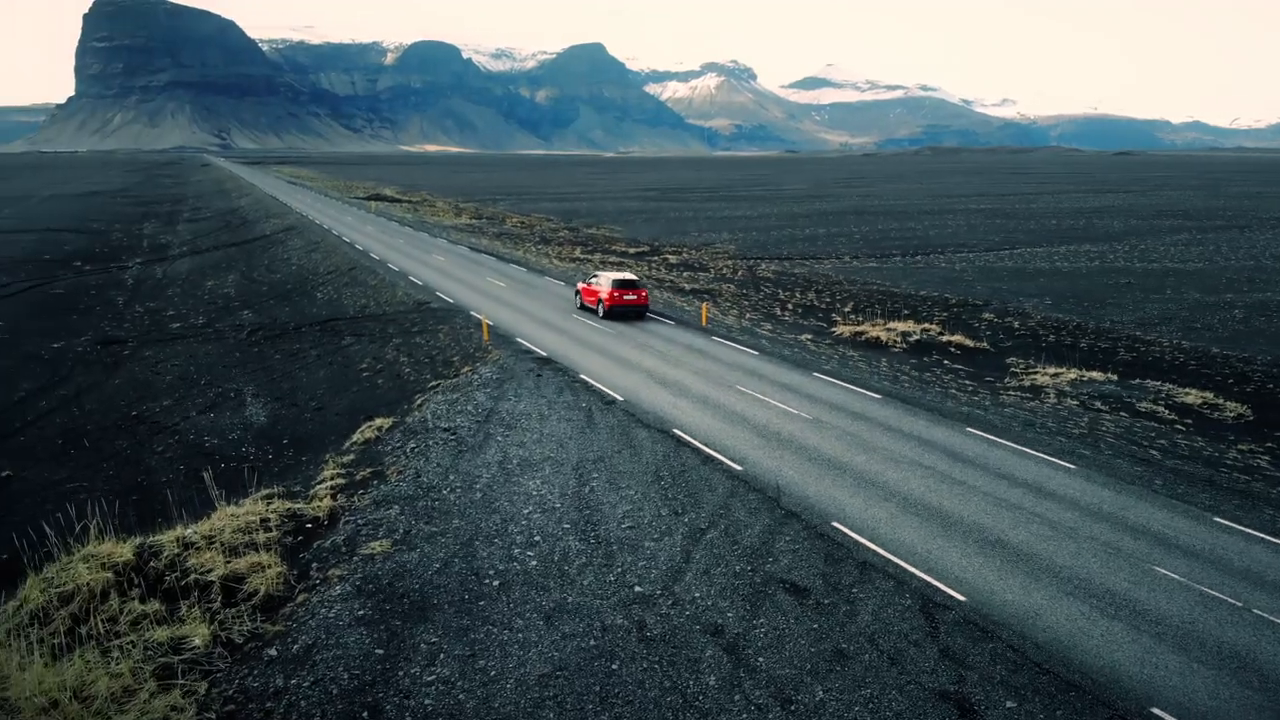
#> input picture frame 22 of car.mp4, 1280 x 720 px
$ jupyter execute lesson10.ipynb
#> lines starting #> are read from the running program, lines starting #| are printed output that depends on the picture; after the words box and inside, x2 and y2 are one past the last pixel; in counts of white or black regions, pixels touching at a corner belong together
[cell 1]
import cv2
import numpy as np

[cell 2]
cap = cv2.VideoCapture('car.mp4')

cv2.namedWindow('tracks')
cv2.createTrackbar('lower', 'tracks', 0, 255, lambda x: None)
cv2.createTrackbar('upper', 'tracks', 0, 255, lambda x: None)

while True:
    ret, frame = cap.read()
#> frame is the input picture: shape (720, 1280, 3); mean B, G, R 90.4, 86.6, 72.1

    if ret:
        frame = cv2.bilateralFilter(frame, 9, 75, 75)
        gray_frame = cv2.cvtColor(frame, cv2.COLOR_BGR2GRAY)
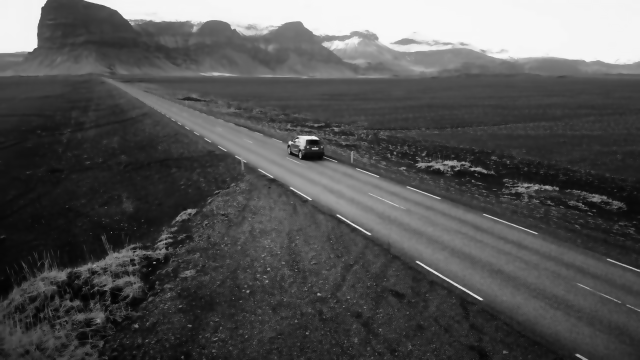
#> gray_frame: shape (720, 1280) (shown at 1/2 size); min 2, max 248, mean 82.4
        canny_frame = cv2.Canny(gray_frame,
                                cv2.getTrackbarPos('lower', 'tracks'),
                                cv2.getTrackbarPos('upper', 'tracks'))
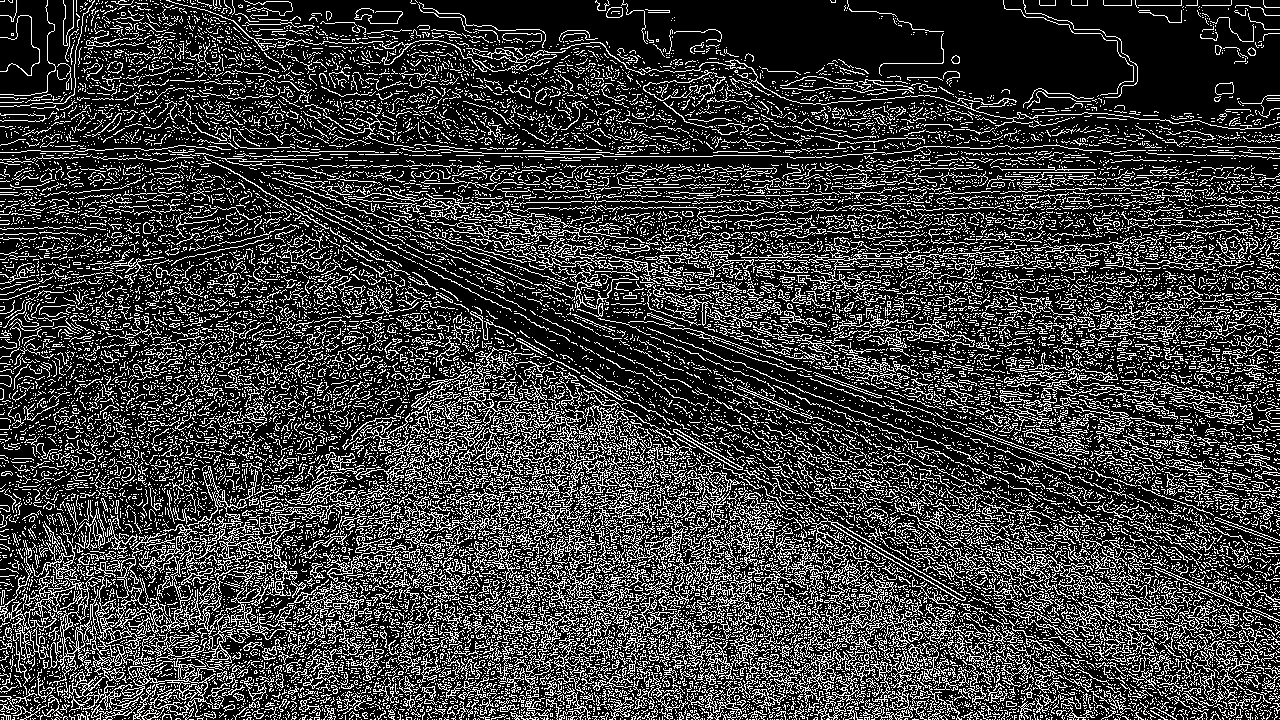
#> canny_frame: shape (720, 1280); 23.8% white in thin lines or dots
        dilate_frame = cv2.dilate(canny_frame, np.ones((5, 5)), iterations=1)
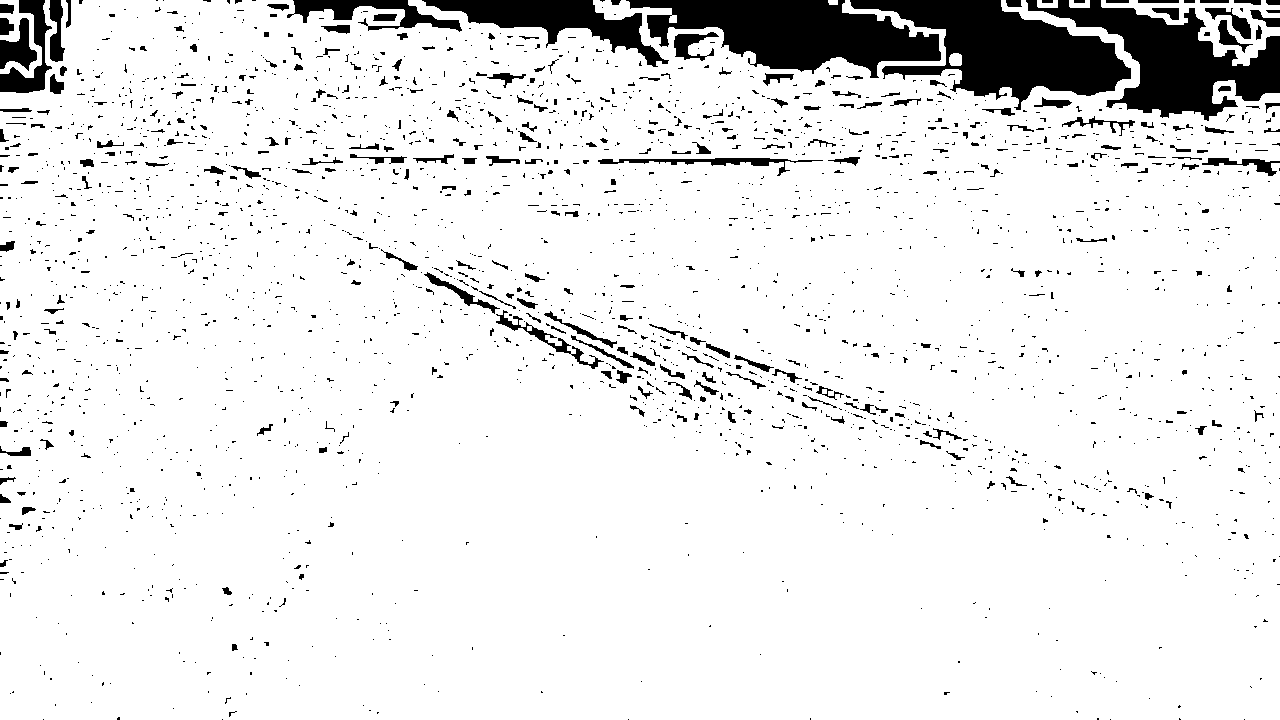
#> dilate_frame: shape (720, 1280); 91.3% white; 2534 black regions (2236 under 20 px)

        contours, _ = cv2.findContours(dilate_frame, cv2.RETR_EXTERNAL, cv2.CHAIN_APPROX_NONE)
#> contours = 7 contours; box (x1, y1, x2, y2) and area: (0, 0, 1280, 720) 857542, (1101, 0, 1280, 66) 4464, (0, 0, 42, 78) 992, (949, 53, 962, 66) 131, (1069, 0, 1090, 8) 104, (1037, 0, 1058, 8) 104, (828, 0, 838, 5) 34
        contours = sorted(contours, key=cv2.contourArea, reverse=True)

        for contour in contours:
            area = cv2.contourArea(contour)
            if area > 100:
                cv2.drawContours(frame, contour, -1, (0, 255, 0), 3)
                p = cv2.arcLength(contour, True)
                verts = cv2.approxPolyDP(contour,0.01*p, True)
                x, y, w, h = cv2.boundingRect(verts)
                cv2.rectangle(frame, (x, y), (x+w, y+h), (0, 0, 256), 4)
#> this loop made 7 passes
#> (area, p, x, y, w, h) on passes 1 to 6: (857541.5, 7069.6, 0, 0, 1280, 720), (4464.5, 661, 1101, 0, 179, 66), (992.5, 406.9, 0, 0, 42, 78), (131, 43.31, 949, 53, 13, 13), (104.5, 58.24, 1069, 0, 21, 8), (104.5, 58.24, 1037, 0, 21, 8)
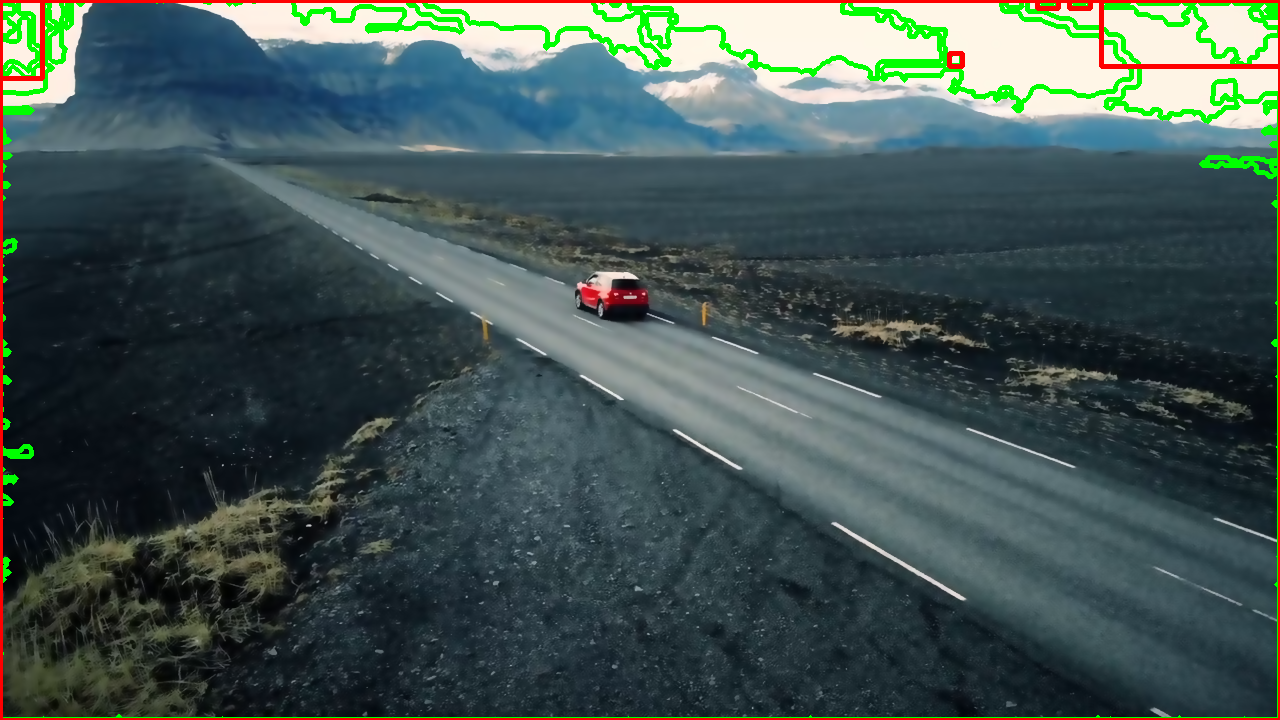
#> frame: shape (720, 1280, 3); mean B, G, R 83.2, 85.6, 67.9

        cv2.imshow('original', frame)
        cv2.imshow('canny', canny_frame)
        cv2.imshow('dilate', dilate_frame)
    else:
        cap.set(cv2.CAP_PROP_POS_FRAMES, 0)
        continue

    if cv2.waitKey(1) & 0xFF == 27:
#> (key Esc is pressed here)
        break
cv2.destroyAllWindows()

$ run again, starting later in the video
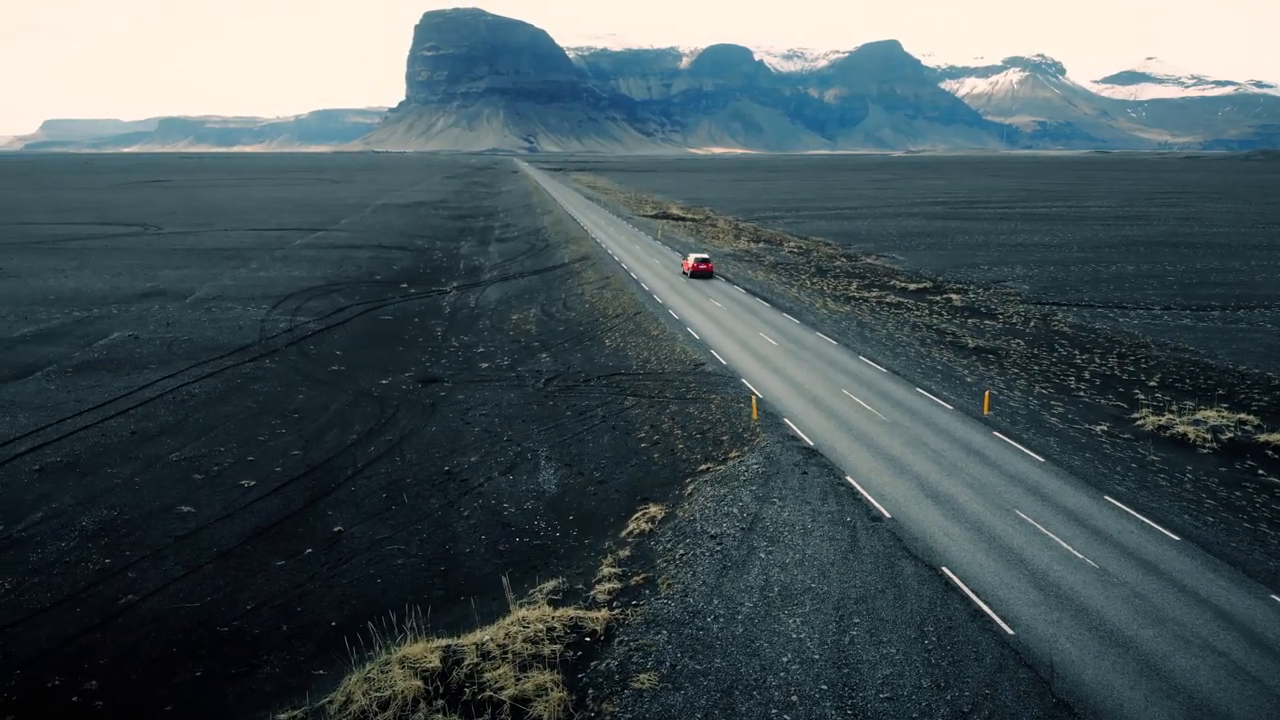
#> input picture frame 99 of car.mp4, 1280 x 720 px
#> frame is the input picture: shape (720, 1280, 3); mean B, G, R 89.3, 85.2, 71.1
#> `canny_frame = cv2.Canny(gray_frame, cv2.getTrackbarPos('lower', 'track..`:
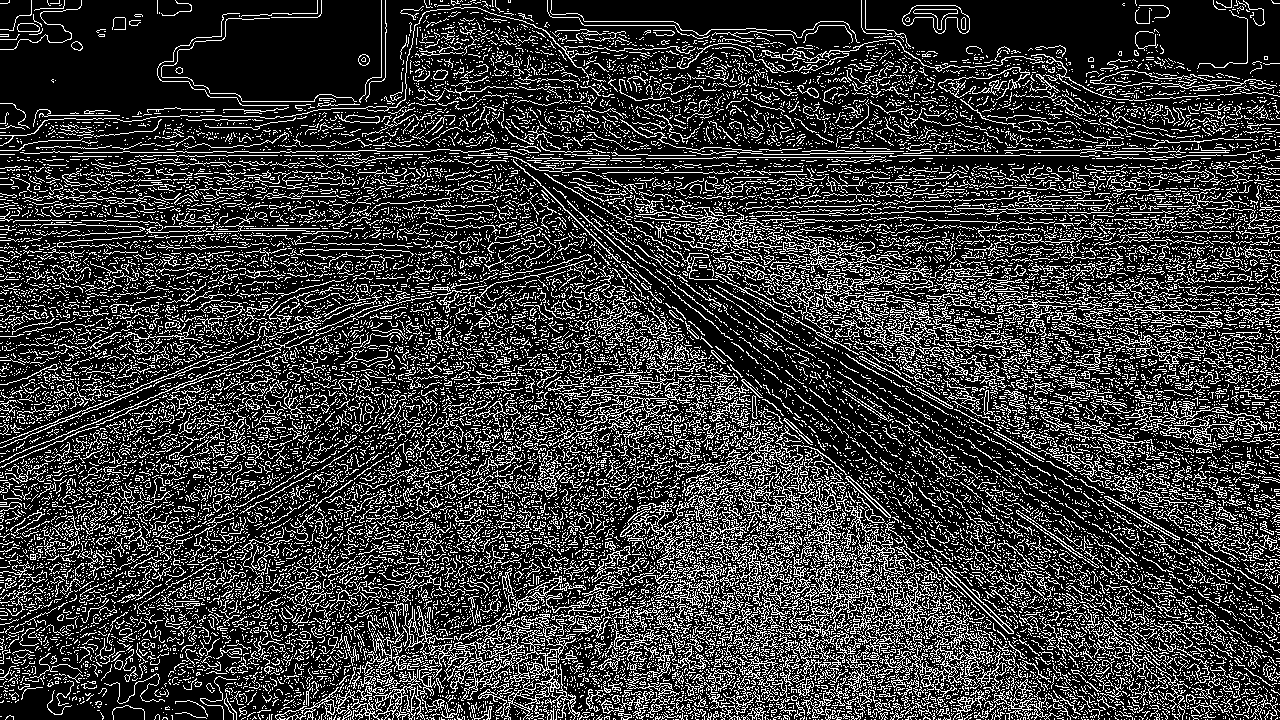
#> canny_frame: shape (720, 1280); 22.5% white in thin lines or dots
#> dilate_frame: shape (720, 1280); 90.4% white; 2820 black regions (2512 under 20 px)
#> contours = 14 contours; largest, box (x1, y1, x2, y2) and area: (0, 0, 1280, 720) 849915, (0, 0, 85, 53) 2424, (900, 3, 972, 36) 1550, (1133, 0, 1172, 26) 723, (110, 12, 145, 32) 458
#> the loop `for contour in contours:` made 14 passes
#> (area, p, x, y, w, h) on passes 1 to 8: (849915, 6574.1, 0, 0, 1280, 720), (2424, 404.7, 0, 0, 85, 53), (1549.5, 227.6, 900, 3, 72, 33), (723, 118.6, 1133, 0, 39, 26), (458, 107.8, 110, 12, 35, 20), (328, 153.1, 155, 0, 39, 18), (199, 52.97, 356, 52, 16, 16), (126, 44.49, 94, 27, 14, 12)
#> after the loop `for contour in contours:`:
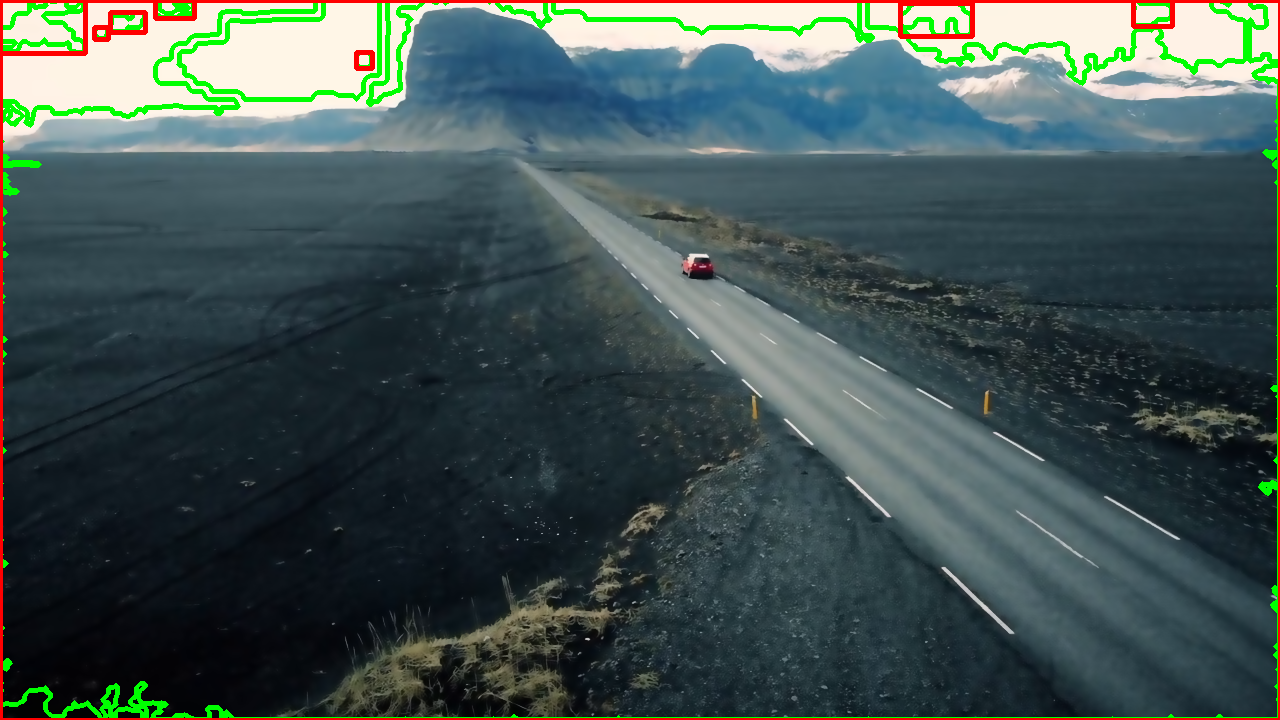
#> frame: shape (720, 1280, 3); mean B, G, R 82.6, 84.2, 67.6

$ run again, starting later in the video
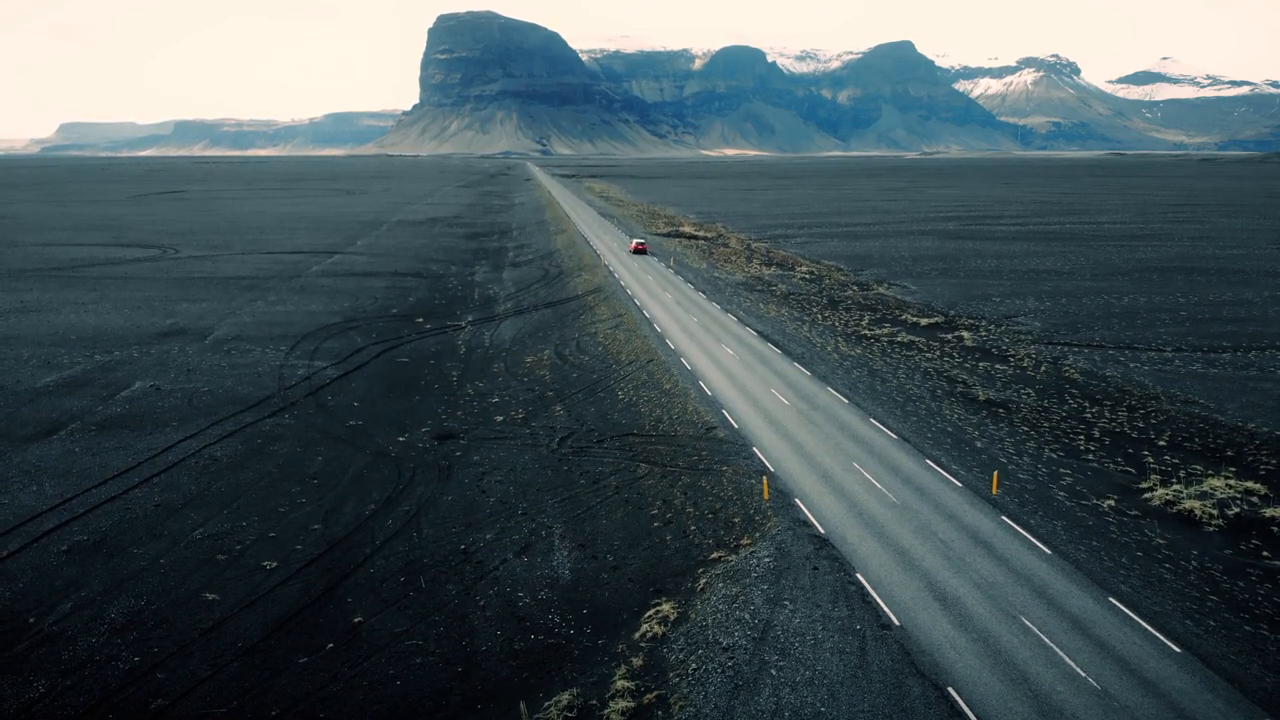
#> input picture frame 177 of car.mp4, 1280 x 720 px
#> frame is the input picture: shape (720, 1280, 3); mean B, G, R 87.9, 83.7, 69.3
#> `canny_frame = cv2.Canny(gray_frame, cv2.getTrackbarPos('lower', 'track..`:
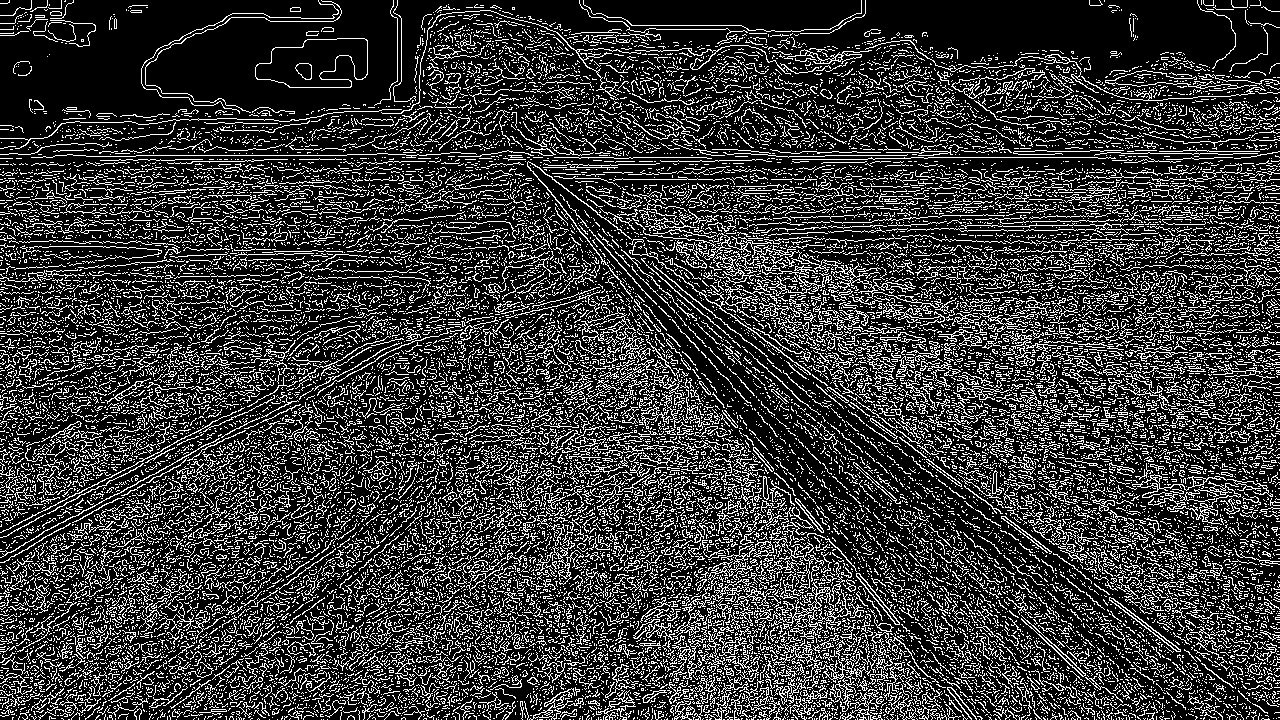
#> canny_frame: shape (720, 1280); 22.1% white in thin lines or dots
#> dilate_frame: shape (720, 1280); 90.7% white; 2816 black regions (2571 under 20 px)
#> contours = 15 contours; largest, box (x1, y1, x2, y2) and area: (0, 0, 1280, 720) 847405, (253, 25, 370, 90) 5298, (0, 0, 98, 49) 2865, (11, 59, 34, 78) 348, (27, 97, 49, 116) 286
#> the loop `for contour in contours:` made 15 passes
#> (area, p, x, y, w, h) on passes 1 to 8: (847405, 6237.3, 0, 0, 1280, 720), (5298, 370.6, 253, 25, 117, 65), (2865, 363.2, 0, 0, 98, 48), (347.5, 72.38, 11, 59, 23, 19), (285.5, 77.21, 27, 97, 22, 19), (269, 85.8, 1127, 11, 13, 32), (252, 105.8, 1087, 0, 37, 15), (226, 68.49, 124, 3, 26, 12)
#> after the loop `for contour in contours:`:
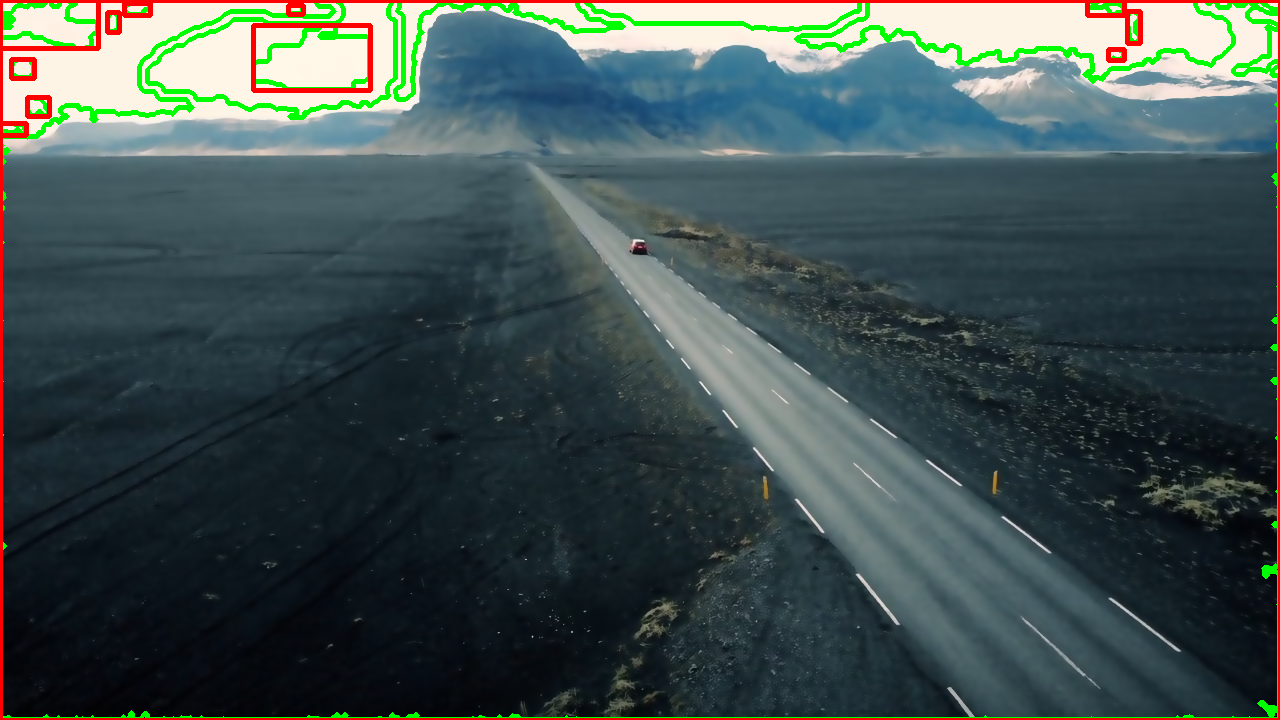
#> frame: shape (720, 1280, 3); mean B, G, R 80.7, 81.6, 65.8
